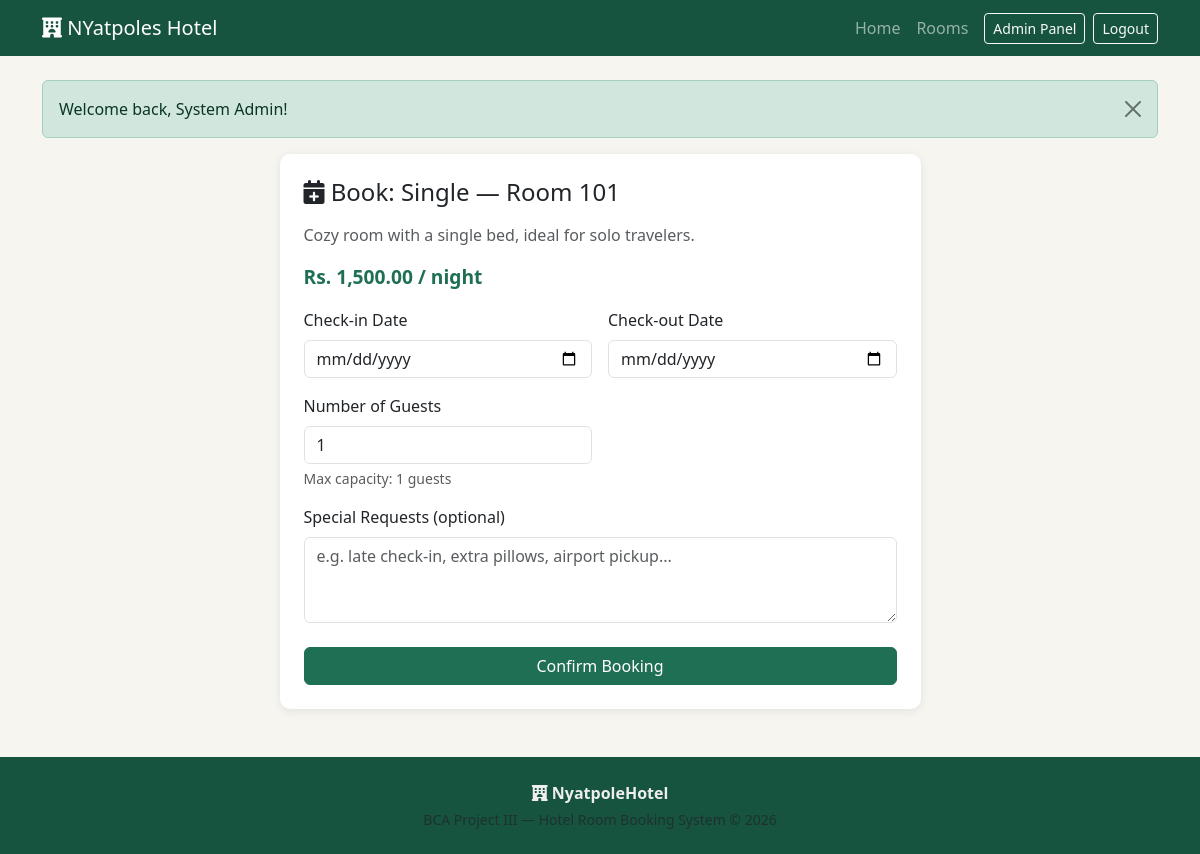
The page /book.php?room_id=1 (signed in) on the database its author committed.
### tables this page shows
CREATE TABLE rooms (
    room_id INT AUTO_INCREMENT PRIMARY KEY,
    room_number VARCHAR(10) NOT NULL UNIQUE,
    room_type_id INT NOT NULL,
    floor_number INT DEFAULT 1,
    status ENUM('available', 'maintenance') NOT NULL DEFAULT 'available',
    image_path VARCHAR(255) DEFAULT NULL,
    FOREIGN KEY (room_type_id) REFERENCES room_types(room_type_id) ON DELETE CASCADE
);

CREATE TABLE room_types (
    room_type_id INT AUTO_INCREMENT PRIMARY KEY,
    type_name VARCHAR(50) NOT NULL,
    description TEXT,
    price_per_night DECIMAL(10,2) NOT NULL,
    capacity INT NOT NULL DEFAULT 2
);

### book.php (the view, shortened to what this page needs)
<?php
require_once 'includes/db.php';
require_once 'includes/functions.php';
$room_id = isset($_GET['room_id']) ? (int) $_GET['room_id'] : 0;
$room_sql = "SELECT r.room_id, r.room_number, rt.type_name, rt.description, rt.price_per_night, rt.capacity
             FROM rooms r JOIN room_types rt ON r.room_type_id = rt.room_type_id
             WHERE r.room_id = $room_id AND r.status = 'available'";
$room_result = mysqli_query($conn, $room_sql);
$room = mysqli_fetch_assoc($room_result);
$check_in  = isset($_GET['check_in']) ? clean($_GET['check_in']) : '';
$check_out = isset($_GET['check_out']) ? clean($_GET['check_out']) : '';
$success = false;
require_once 'includes/header.php';
?>
<div class="row justify-content-center">
    <div class="col-lg-7">
        <?php if ($success): ?>
            <div class="card p-4 text-center">
                <i class="fa-solid fa-circle-check fa-3x text-success mb-3"></i>
                <h4>Booking Request Submitted!</h4>
                <p class="text-muted">Your booking for Room <?php echo htmlspecialchars($room['room_number']); ?> (<?php echo htmlspecialchars($room['type_name']); ?>) has been received and is pending confirmation.</p>
                <a href="my_bookings.php" class="btn btn-primary mt-2">View My Bookings</a>
            </div>
        <?php else: ?>
            <div class="card p-4">
                <h4 class="mb-3"><i class="fa-solid fa-calendar-plus"></i> Book: <?php echo htmlspecialchars($room['type_name']); ?> — Room <?php echo htmlspecialchars($room['room_number']); ?></h4>
                <p class="text-muted"><?php echo htmlspecialchars($room['description']); ?></p>
                <p class="price-tag mb-3"><?php echo format_price($room['price_per_night']); ?> / night</p>
                <form method="POST">
                    <div class="row g-3">
                        <div class="col-md-6">
                            <label class="form-label">Check-in Date</label>
                            <input type="date" name="check_in" id="check_in" class="form-control" value="<?php echo htmlspecialchars($check_in); ?>" min="<?php echo date('Y-m-d'); ?>" required>
                        </div>
                        <div class="col-md-6">
                            <label class="form-label">Check-out Date</label>
                            <input type="date" name="check_out" id="check_out" class="form-control" value="<?php echo htmlspecialchars($check_out); ?>" min="<?php echo date('Y-m-d'); ?>" required>
                        </div>
                        <div class="col-md-6">
                            <label class="form-label">Number of Guests</label>
                            <input type="number" name="num_guests" class="form-control" min="1" max="<?php echo (int)$room['capacity']; ?>" value="1" required>
                            <div class="form-text">Max capacity: <?php echo (int)$room['capacity']; ?> guests</div>
                        </div>
                        <div class="col-12">
                            <label class="form-label">Special Requests (optional)</label>
                            <textarea name="special_request" class="form-control" rows="3" placeholder="e.g. late check-in, extra pillows, airport pickup..."></textarea>
                        </div>
                    </div>
                    <button type="submit" class="btn btn-primary w-100 mt-4">Confirm Booking</button>
                </form>
            </div>
        <?php endif; ?>
    </div>
</div>
<?php require_once 'includes/footer.php'; ?>

### assets/css/style.css (style rules this page uses)
:root { --primary: #1f6f54; --primary-dark: #16543f; --accent: #d4a95a; --bg-light: #f7f5f0; }
body { background-color: var(--bg-light); font-family: 'Segoe UI', Roboto, Arial, sans-serif; color: #2b2b2b; }
.btn-primary { background-color: var(--primary); border-color: var(--primary); }
.card { border: none; border-radius: 10px; box-shadow: 0 2px 10px rgba(0,0,0,0.08); transition: transform 0.15s ease; }
.price-tag { color: var(--primary); font-weight: 700; font-size: 1.2rem; }

### rows shown on the page
rooms: room_type.type_name "Single", room_number "101", room_type.description "Cozy room with a single bed, ideal for solo travelers.", room_type.price_per_night "Rs. 1,500.00", num_guests "1", room_type.capacity "1"

### other values the page prints
$flash['message'] "Welcome back, System Admin!"
